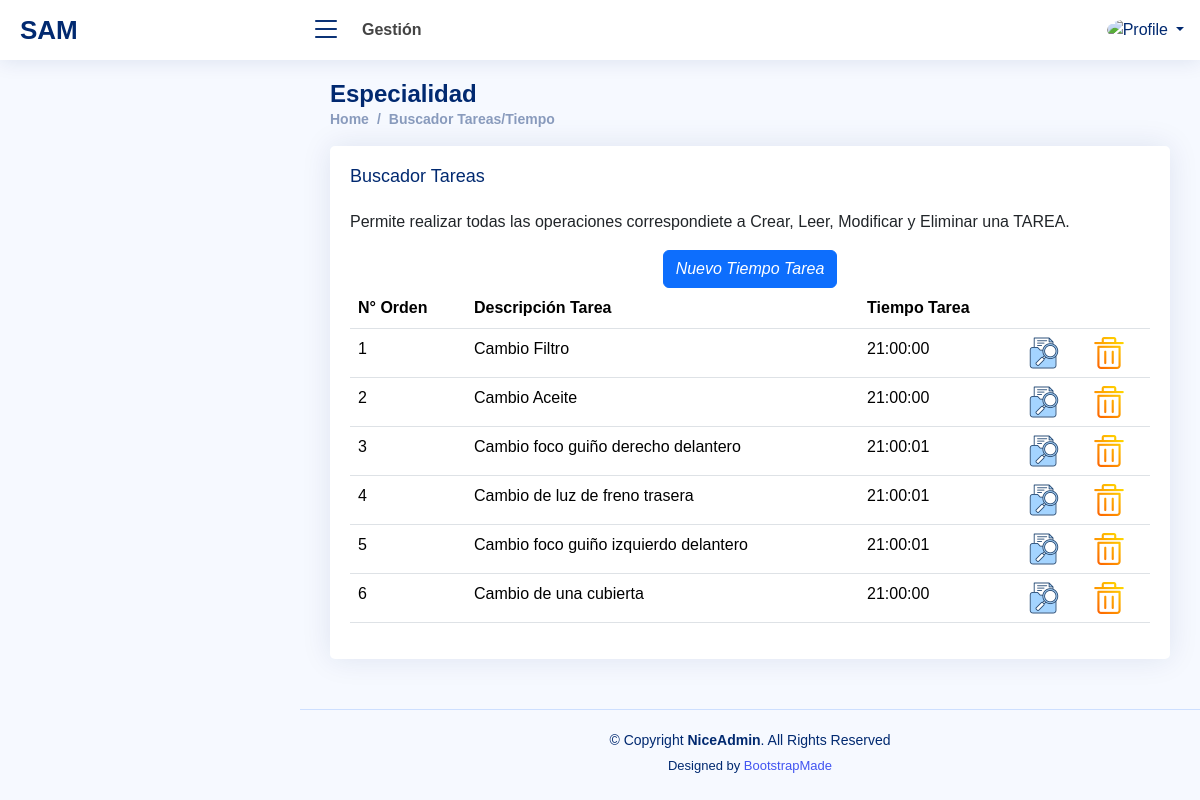
The page /buscadortareas.php (signed in) on the database as committed earlier.
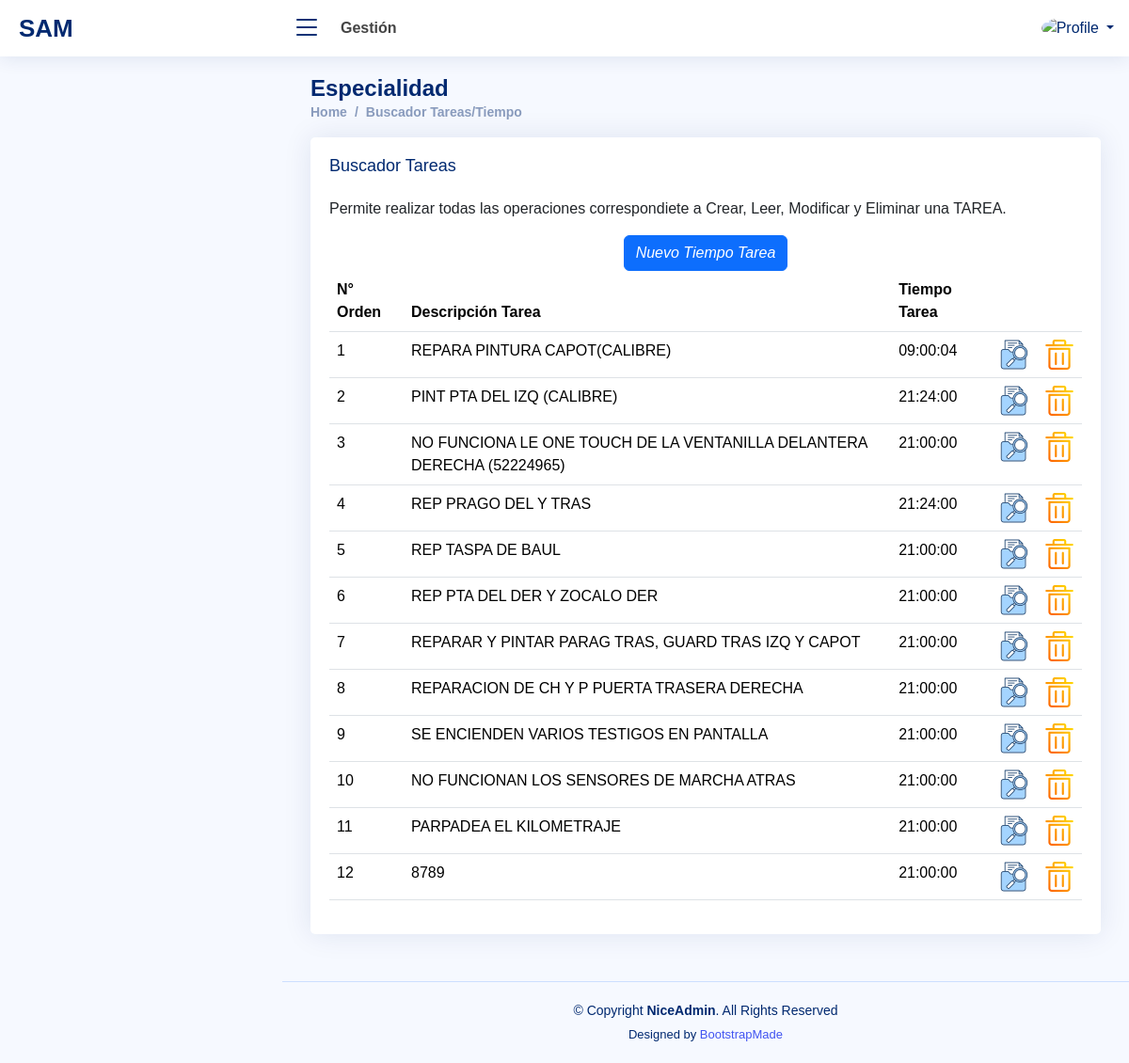
The same page on the database as committed later.
### tables this page shows
CREATE TABLE `tareas` (
  `idtarea` int(11) NOT NULL AUTO_INCREMENT,
  `descripciontarea` varchar(100) DEFAULT NULL,
  `tiempotarea` decimal(10,0) DEFAULT NULL,
  `accion` varchar(1) DEFAULT NULL,
  `idempleadoaccion` int(11) DEFAULT NULL,
  `fechaaccion` datetime DEFAULT NULL,
  PRIMARY KEY (`idtarea`)
);

### buscadortareas.php (the view, shortened to what this page needs)
<?php
  if (isset($_SESSION['id']))
  {
    $foto=$_SESSION['foto'];
    $nombrecorto=$_SESSION['nombrecorto'];
  }
  else
  {
    header('Location: index.php');
    exit;
  }
?>
<!DOCTYPE html>
<html lang="en">
<head>
  <link href="assets/font/Open_Sans.css" rel="stylesheet">
  <link href="assets/vendor/bootstrap/css/bootstrap.min.css" rel="stylesheet">
  <link href="assets/vendor/bootstrap-icons/bootstrap-icons.css" rel="stylesheet">
  <link href="assets/vendor/boxicons/css/boxicons.min.css" rel="stylesheet">
  <link href="assets/vendor/quill/quill.snow.css" rel="stylesheet">
  <link href="assets/vendor/quill/quill.bubble.css" rel="stylesheet">
  <link href="assets/vendor/remixicon/remixicon.css" rel="stylesheet">
  <link href="assets/vendor/simple-datatables/style.css" rel="stylesheet">
  <link href="assets/css/style.css" rel="stylesheet">
</head>
<body>
  <header id="header" class="header fixed-top d-flex align-items-center">
    <div class="d-flex align-items-center justify-content-between">
      <a href="home.php" class="logo d-flex align-items-center">
        <span class="d-none d-lg-block">SAM</span>
      </a>
      <i class="bi bi-list toggle-sidebar-btn"></i>
    </div>
    <div class="search-bar">
      <strong>Gestión</strong>
    </div>
    <nav class="header-nav ms-auto">
      <ul class="d-flex align-items-center">
        <li class="nav-item dropdown pe-3">
          <a class="nav-link nav-profile d-flex align-items-center pe-0" href="#" data-bs-toggle="dropdown">
            <img src="assets/img/<?php echo $foto; ?>" alt="Profile" class="rounded-circle">
            <span class="d-none d-md-block dropdown-toggle ps-2"><?php echo $nombrecorto; ?></span>
          </a>
        </li>
      </ul>
    </nav>
  </header>
  <main id="main" class="main">
    <div class="pagetitle">
      <h1>Especialidad</h1>
      <nav>
        <ol class="breadcrumb">
          <li class="breadcrumb-item"><a href="home.php">Home</a></li>
          <li class="breadcrumb-item"><a href="buscadortareas.php">Buscador Tareas/Tiempo</a></li>
        </ol>
      </nav>
    </div>
    <section class="section">
      <div class="row">
        <div class="col-lg-12">
          <div class="card">
            <div class="card-body">
              <h5 class="card-title">Buscador Tareas</h5>
              <p>Permite realizar todas las operaciones correspondiete a Crear, Leer, Modificar y Eliminar una TAREA.</p>
                <div class="text-center">
                  <a href="addtarea.php">
                    <i class="btn btn-primary">Nuevo Tiempo Tarea</i>
                  </a>
                </div>
              <?php
                $sql = "SELECT a.`idtarea`,a.`descripciontarea`,a.`tiempotarea`
                        FROM tareas a
                        WHERE a.`accion`!='B';";
                $con=conectar();
                $result = $con->query($sql);
                if (!$result)
                {
                  die('Invalid query: ' . $mysqli->error);
                }
                else
                {
              ?>
              <table class="table datatable">
                <thead>
                  <tr>
                    <th>N° Orden</th>
                    <th>Descripción Tarea</th>
                    <th>Tiempo Tarea</th>
                    <th>&nbsp;</th>
                    <th>&nbsp;</th>
                  </tr>
                </thead>
                <tbody>
                <?php
                    $fil=1;
                    while($row = mysqli_fetch_array($result))
                    {
                      echo "
                            <tr>
                              <td>".$fil."</td>
                              <td>".$row['descripciontarea']."</td>
                              <td>".date("H:i:s",$row['tiempotarea'])."</td>
                              <td><a href='crudtarea.php?idtarea=".$row['idtarea']."&accion=M'><img src='./assets/img/buscar.png' alt='Ver registro' srcset=''></a></td>
                              <td><a href='crudtarea.php?idtarea=".$row['idtarea']."&accion=B'><img src='./assets/img/eliminar.png' alt='Eliminar registro' srcset=''></a></td>
                            </tr>
                          ";
                          $fil=$fil+1;
                    }
                  }
                ?>
                </tbody>
              </table>
            </div>
          </div>
        </div>
      </div>
    </section>
  </main>
  <footer id="footer" class="footer">
    <div class="copyright">
      &copy; Copyright <strong><span>NiceAdmin</span></strong>. All Rights Reserved
    </div>
    <div class="credits">
      Designed by <a href="https://bootstrapmade.com/">BootstrapMade</a>
    </div>
  </footer>
</body>
</html>

Rows that differ between the two databases and show on the page:
removed tareas: descripciontarea "Cambio Filtro", tiempotarea "21:00:00"
removed tareas: descripciontarea "Cambio Aceite", tiempotarea "21:00:00"
removed tareas: descripciontarea "Cambio foco guiño derecho delantero", tiempotarea "21:00:01"
removed tareas: descripciontarea "Cambio de luz de freno trasera", tiempotarea "21:00:01"
removed tareas: descripciontarea "Cambio foco guiño izquierdo delantero", tiempotarea "21:00:01"
removed tareas: descripciontarea "Cambio de una cubierta", tiempotarea "21:00:00"
added tareas: descripciontarea "REPARA PINTURA CAPOT(CALIBRE)", tiempotarea "09:00:04"
added tareas: descripciontarea "PINT PTA DEL IZQ (CALIBRE)", tiempotarea "21:24:00"
added tareas: descripciontarea "NO FUNCIONA LE ONE TOUCH DE LA VENTANILLA DELANTERA DERECHA (52224965)", tiempotarea "21:00:00"
added tareas: descripciontarea "REP PRAGO DEL Y TRAS", tiempotarea "21:24:00"
added tareas: descripciontarea "REP TASPA DE BAUL", tiempotarea "21:00:00"
added tareas: descripciontarea "REP PTA DEL DER Y ZOCALO DER", tiempotarea "21:00:00"
added tareas: descripciontarea "REPARAR Y PINTAR PARAG TRAS, GUARD TRAS IZQ Y CAPOT", tiempotarea "21:00:00"
added tareas: descripciontarea "REPARACION DE CH Y P PUERTA TRASERA DERECHA", tiempotarea "21:00:00"
added tareas: descripciontarea "SE ENCIENDEN VARIOS TESTIGOS EN PANTALLA", tiempotarea "21:00:00"
added tareas: descripciontarea "NO FUNCIONAN LOS SENSORES DE MARCHA ATRAS", tiempotarea "21:00:00"
added tareas: descripciontarea "PARPADEA EL KILOMETRAJE", tiempotarea "21:00:00"
added tareas: descripciontarea "8789", tiempotarea "21:00:00"
